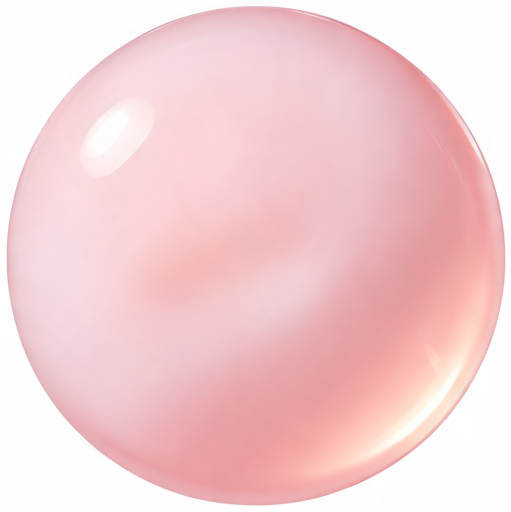
#> input picture design/assets/drops/sugar.png, 511 x 512 px
$ python cutout.py sugar.png sugar.png
#> lines starting #> are read from the running program, lines starting #| are printed output that depends on the picture; after the words box and inside, x2 and y2 are one past the last pixel; in counts of white or black regions, pixels touching at a corner belong together
"""흰 배경에서 생성한 음료 방울을 투명 PNG로 오린다.

배경(흰색)과 바닥 그림자(회색)는 채도가 거의 없고, 방울만 색이 있다는 점을 쓴다.
채도 마스크 → 가장 큰 덩어리만 남김 → 속을 채움(흰 빛 반사가 구멍으로 빠지지 않게) → 가장자리를 살짝 흐림.

사용: python cutout.py sugar-raw.png sugar.png
"""

from __future__ import annotations

import sys
from pathlib import Path

import cv2
import numpy as np

CHROMA_THRESHOLD = 14
OUTPUT_MAX_SIDE = 512
PADDING = 12


def cutout(source: Path, target: Path) -> None:
    image = cv2.imread(str(source), cv2.IMREAD_COLOR)
#> image is the input picture: shape (512, 511, 3); mean B, G, R 210.2, 207.6, 244.2
    if image is None:
        raise FileNotFoundError(f"이미지를 읽지 못함: {source}")

    chroma = image.max(axis=2).astype(np.int16) - image.min(axis=2).astype(np.int16)
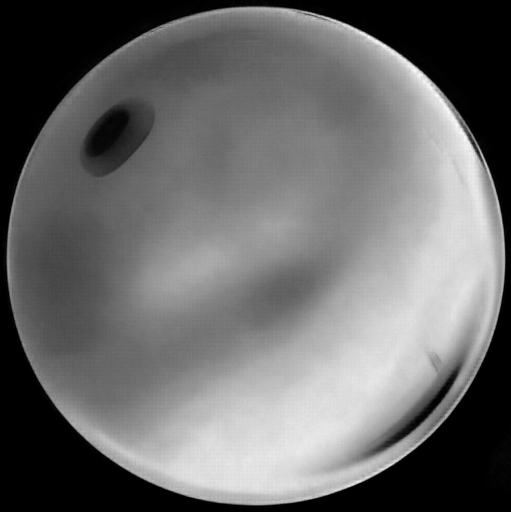
#> chroma: shape (512, 511) int16; min 0, max 89, mean 37.3; drawn with min black and max white
    mask = (chroma > CHROMA_THRESHOLD).astype(np.uint8) * 255
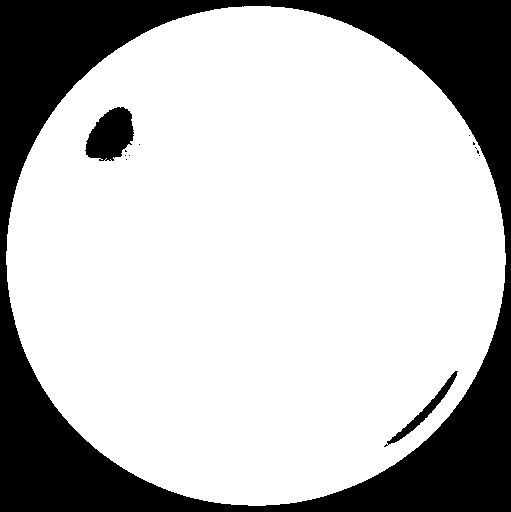
#> mask: shape (512, 511); 73.9% white; 13 black regions (10 under 20 px), largest, box (x1, y1, x2, y2) and area: (0, 0, 511, 512) 65657, (85, 107, 134, 161) 1828, (384, 371, 458, 447) 685
    mask = cv2.morphologyEx(mask, cv2.MORPH_OPEN, np.ones((5, 5), np.uint8))
#> mask: shape (512, 511); 73.9% white; 4 black regions (1 under 20 px)

    contours, _ = cv2.findContours(mask, cv2.RETR_EXTERNAL, cv2.CHAIN_APPROX_NONE)
#> contours = 1 contour; box (x1, y1, x2, y2) and area: (6, 6, 506, 506) 195183
    if not contours:
        raise ValueError(f"색이 있는 영역을 찾지 못함: {source}")
    drop = max(contours, key=cv2.contourArea)
#> drop = contour of 1422 points, box (x1, y1, x2, y2) (6, 6, 506, 506), area 195183
    solid = np.zeros_like(mask)
    cv2.drawContours(solid, [drop], -1, 255, thickness=cv2.FILLED)
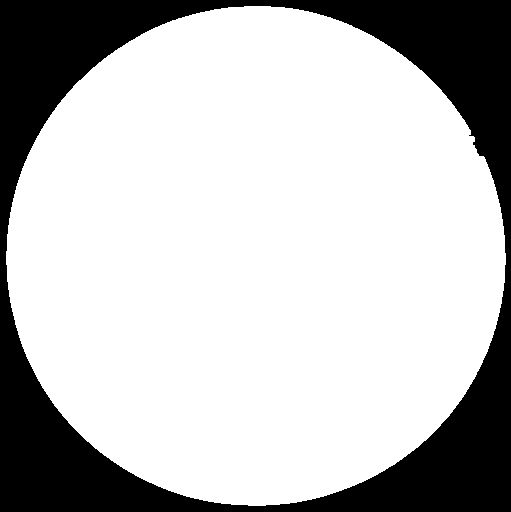
#> solid: shape (512, 511); 74.9% white; 1 black region, box (x1, y1, x2, y2) and area: (0, 0, 511, 512) 65737
    alpha = cv2.GaussianBlur(solid, (0, 0), sigmaX=1.6)
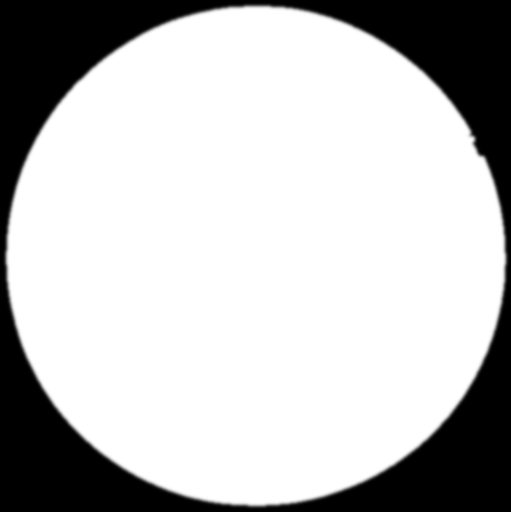
#> alpha: shape (512, 511); min 0, max 255, mean 190.9

    x, y, w, h = cv2.boundingRect(drop)
#> x = 6; y = 6; w = 500; h = 500
    x0, y0 = max(0, x - PADDING), max(0, y - PADDING)
#> x0 = 0; y0 = 0
    x1, y1 = min(image.shape[1], x + w + PADDING), min(image.shape[0], y + h + PADDING)
#> x1 = 511; y1 = 512
    rgba = cv2.cvtColor(image, cv2.COLOR_BGR2BGRA)
    rgba[:, :, 3] = alpha
    rgba = rgba[y0:y1, x0:x1]

    scale = OUTPUT_MAX_SIDE / max(rgba.shape[:2])
#> scale = 1
    if scale < 1:
        rgba = cv2.resize(rgba, None, fx=scale, fy=scale, interpolation=cv2.INTER_AREA)
    if not cv2.imwrite(str(target), rgba):
        raise OSError(f"저장 실패: {target}")
    print(f"{target}: {rgba.shape[1]}x{rgba.shape[0]}")
#| sugar.png: 511x512


if __name__ == "__main__":
    if len(sys.argv) != 3:
        raise SystemExit("사용: python cutout.py <원본.png> <결과.png>")
    cutout(Path(sys.argv[1]), Path(sys.argv[2]))

$ run again, with design/assets/drops/cafe-latte.png copied over design/assets/drops/sugar.png
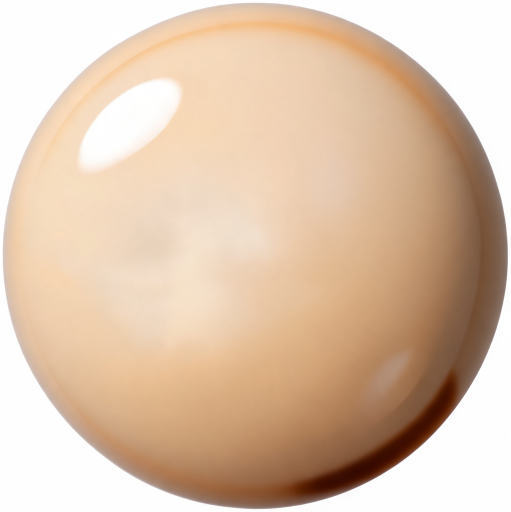
#> input picture design/assets/drops/cafe-latte.png, 511 x 512 px
#> in cutout, image is the input picture: shape (512, 511, 3); mean B, G, R 171.8, 195.1, 221.2
#> in cutout, `mask = (chroma > CHROMA_THRESHOLD).astype(np.uint8) * 255`:
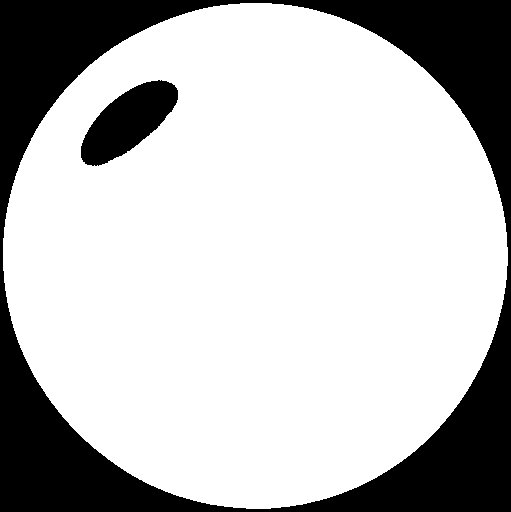
#> mask: shape (512, 511); 74.6% white; 2 black regions, box (x1, y1, x2, y2) and area: (0, 0, 511, 512) 61775, (81, 80, 178, 166) 4608
#> contours = 1 contour; box (x1, y1, x2, y2) and area: (3, 3, 508, 509) 199144
#> drop = contour of 1423 points, box (x1, y1, x2, y2) (3, 3, 508, 509), area 199144
#> solid: shape (512, 511); 76.4% white; 1 black region, box (x1, y1, x2, y2) and area: (0, 0, 511, 512) 61775
#> in cutout, `alpha = cv2.GaussianBlur(solid, (0, 0), sigmaX=1.6)`:
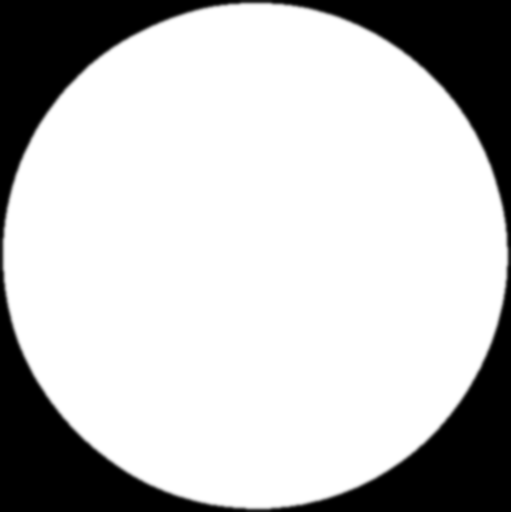
#> alpha: shape (512, 511); min 0, max 255, mean 194.8
#> x = 3; w = 505; h = 506
#> x0 = 0
#> x1 = 511; y1 = 512
#| sugar.png: 511x512
